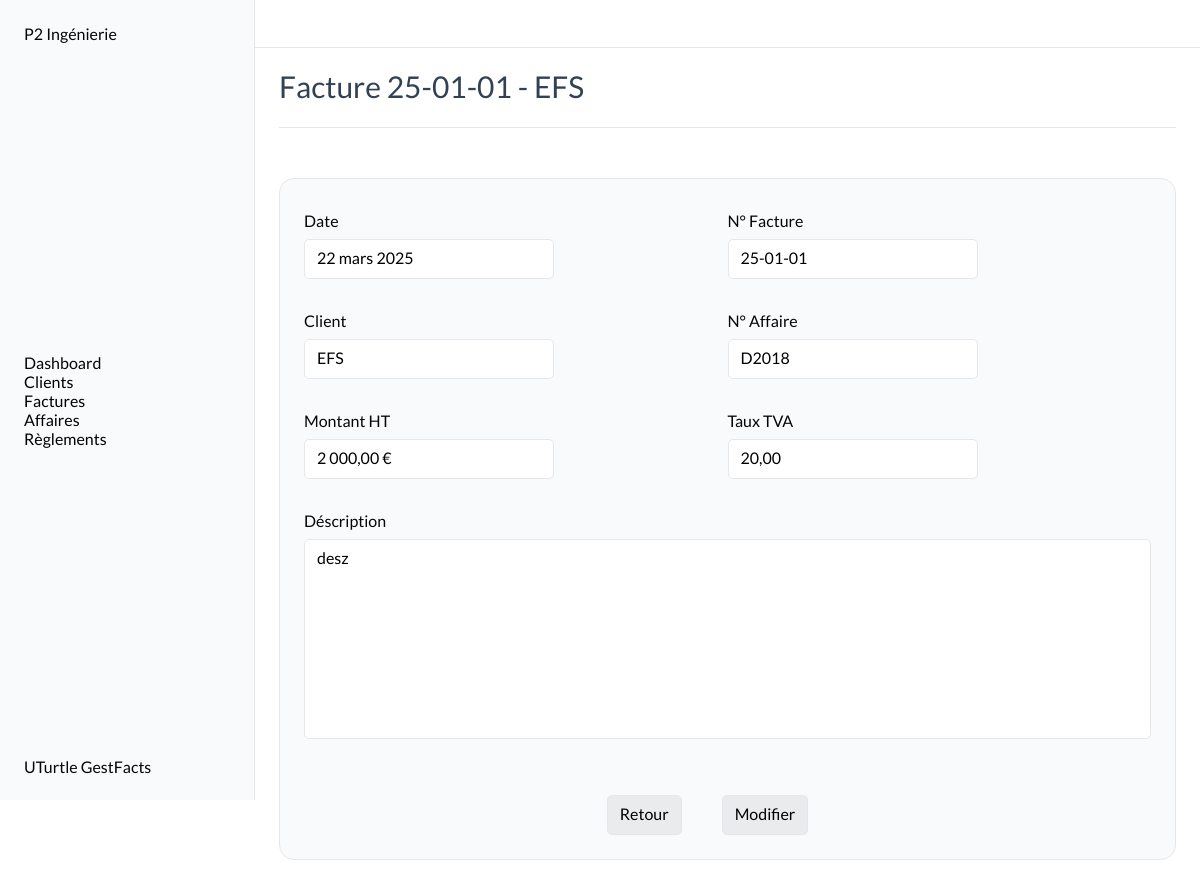
Screenshot of /factures/4 with the database file from the repository.
### factures/models.py (models this page shows, shortened)
class Invoice(models.Model):
    TYPE_CHOICES = [
        ('facture', 'Facture'),
        ('avoir', 'Avoir'),
        ('proforma', 'Proforma'),
        ]
    STATUT_CHOICES = [
        ('a_payer', 'À payer'),
        ('partiellement_payee', 'Partiellement payée'),
        ('payee', 'Payée'),
        ('en_retard', 'En retard'),
        ('annulee', 'Annulée'),
    ]
    date = models.DateField()
    type = models.CharField(max_length=10, choices=TYPE_CHOICES, default='facture')
    affaire = models.ForeignKey('affaires.Affaire', on_delete=models.CASCADE, related_name="invoices")
    invoice_number = models.CharField(max_length=10, unique=True, db_index=True)
    client = models.ForeignKey('clients.Client', on_delete=models.SET_NULL, related_name='invoices', db_index=True, null=True)
    client_entity_name = models.CharField(max_length=100, blank=True, null=True)
    invoice_object = models.TextField(max_length=200)
    amount_ht = models.DecimalField(max_digits=10, decimal_places=2)
    vat_rate = models.DecimalField(max_digits=5, decimal_places=2, default=20.0)
    statut = models.CharField(max_length=20, choices=STATUT_CHOICES, default='a_payer')
    class Meta:
        verbose_name = "Facture"
        verbose_name_plural = "Factures"
    def formatted_amount_ht(self):
        return f"{self.amount_ht:,.2f} €".replace(",", " ").replace(".", ",")

### clients/models.py (models this page shows, shortened)
class Client(models.Model):
    entity_name = models.CharField(max_length=100)
    address = models.CharField(max_length=200, blank=True, null=True)
    zip_code = models.CharField(max_length=5, blank=True, null=True)
    city = models.CharField(max_length=100, blank=True, null=True)
    contact = models.CharField(max_length=100, blank=True, null=True)
    phone_number = models.CharField(max_length=10, blank=True, null=True)
    email = models.EmailField(blank=True, null=True)
    class Meta:
        verbose_name = "Client"
        verbose_name_plural = "Clients"

### affaires/models.py (models this page shows, shortened)
class Affaire(models.Model):
    client = models.ForeignKey('clients.Client', on_delete=models.SET_NULL, null=True, related_name='affaires')
    client_entity_name = models.CharField(max_length=100, blank=True, null=True)
    affaire_number = models.CharField(max_length=10, unique=True, db_index=True)
    affaire_description = models.TextField(max_length=200)
    budget = models.DecimalField(max_digits=10, decimal_places=2, default=0.0)
    factures = models.ManyToManyField('factures.Invoice', related_name='affaires', blank=True, null=True)
    class Meta:
        verbose_name = "Affaire"
        verbose_name_plural = "Affaires"

### factures/views.py (the view)
# urls.py: path('<int:pk>', facture_detail, name='detail'),
def facture_detail(request, pk):
    facture_detail = get_object_or_404(Invoice, pk=pk)
    return render(request, 'pages/factures/facture_detail.html', {'facture': facture_detail})

### templates/pages/factures/facture_detail.html (shortened to what this page needs)
{% extends "base_form.html" %}
{% block content %}
<div class="title">
    <H2>Facture {{ facture.invoice_number }} - {{ facture.client.entity_name }}</H2>
</div>
<section class="tableau">
    <div class="card">
        <div class="card-body">
            <div class="">
                <div>
                    <div class="form_categories">
                        <div class="form-group">
                            <p class="form-label">Date</p>
                            <p class="form-input">{{ facture.date }}</p>
                        </div>
                        <div class="form-group">
                            <p class="form-label">N° Facture</p>
                            <p class="form-input">{{ facture.invoice_number }}</p>
                        </div>
                    </div>
                    <div class="form_categories">
                        <div class="form-group">
                            <p class="form-label">Client</p>
                            <p class="form-input">{{ facture.client.entity_name }}</p>
                        </div>
                        <div class="form-group">
                            <p class="form-label">N° Affaire</p>
                            <p class="form-input">{{ facture.affaire.affaire_number }}</p>
                        </div>
                    </div>
                    <div class="form_categories">
                        <div class="form-group">
                            <p class="form-label">Montant HT</p>
                            <p class="form-input">{{ facture.formatted_amount_ht }}</p>
                        </div>
                        <div class="form-group">
                            <p class="form-label">Taux TVA</p>
                            <p class="form-input">{{ facture.vat_rate }}</p>
                        </div>
                    </div>
                    <div>
                        <p class="form-label">Déscription</p>
                        <p class="form-area">{{ facture.invoice_object }}</p>
                    </div>
                    </div>
                </div>
            </div>
            <div class="form_btn_group">
                <a href="{% url 'factures:factures' %}" class="form_btn">Retour</a>
                <a href="{% url 'factures:modifier' facture.pk %}" class="form_btn">Modifier</a>
            </div>
        </div>
</section>
{% endblock content %}

### static/style.css (style rules this page uses)
:root { --light-grey: #F8FAFC; --bg-container: #fff; --border-color: #e5e7eb; --police: 'lato', sans-serif; --sidebar-size: 255px; --h2-size: 30px; --h2-weight: 500; --h2-line-height: 36px; --h2-color: #334155; --text-color: #050505; --th-color: rgb(71, 85, 105); --th-border-color: rgb(226, 232, 240); --td-color: rgb(100 116 139); --td-border-color: rgb(241 245 249); --tr-bg-hover: rgb(248 250 252); --mail-border-color: rgb(226 232 240); --adresse-color: rgb(100, 116, 139); --btn_new_color: rgba(0, 255, 255, 0.3); --btn_new_hover: rgba(0, 255, 255, 0.5); --btn_delete_color: rgba(255, 144, 144, 0.915); --btn_delete_hover: rgba(255, 105, 105, 0.915); --svg-color: rgb(148 163 184); }
body { font-family: var(--police); }
.title { position: relative; display: flex; flex-direction: row; align-items: center; justify-content: space-between; padding-bottom: 24px; padding-top: 20px; padding-right: 24px; margin-top: 48px; }
.title::after { content: ""; position: absolute; bottom: 0px; width: 100%; height: 1px; background-color: var(--border-color); }
h2 { color: var(--h2-color); font-family: var(--police); font-size: var(--h2-size); font-weight: var(--h2-weight); line-height: var(--h2-line-height); }
.card { max-width: 900px; margin: 50px auto; background-color: var(--light-grey); border-radius: 15px; border: 1px solid var(--border-color); }
.card-body { padding: 24px; }
.form_categories { display: flex; align-items: center; align-content: center; justify-content: space-between; }
.form-group { display: flex; flex-direction: column; margin-bottom: 16px; width: 100%; position: relative; }
.form-label { color: var(--text-color); line-height: var(--h2-line-height); }
.form-input { max-width: 250px; height: 40px; border: 1px solid var(--border-color); border-radius: 5px; padding-left: 12px; padding-right: 12px; padding-top: 8px; padding-bottom: 8px; margin-bottom: 8px; background-color: #fff; }
.form_btn_group { display: flex; align-items: center; justify-content: center; margin-top: 24px; margin-bottom: 24px; }
.form_btn_group a { margin-right: 40px; }
.form_btn { cursor: pointer; height: 40px; border: 1px solid var(--border-color); border-radius: 5px; padding-left: 12px; padding-right: 12px; padding-top: 8px; padding-bottom: 8px; background-color: #d0d3d063; }
.form-area { width: 100%; height: 200px; resize: none; border: 1px solid var(--border-color); border-radius: 5px; padding-left: 12px; padding-right: 12px; padding-top: 8px; padding-bottom: 8px; margin-bottom: 8px; background-color: #fff; }
.tableau { width: 100%; padding-bottom: 8px; scrollbar-width: thin; }
a { color: black; }

### rows the page displays
Invoice: invoice_number "25-01-01", client.entity_name "EFS", date "22 mars 2025", affaire.affaire_number "D2018", formatted_amount_ht "2 000,00 €", vat_rate "20,00", invoice_object "desz"
